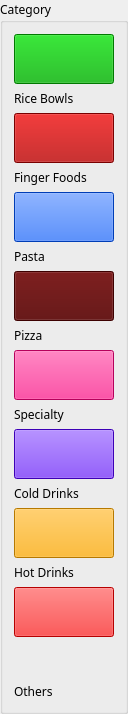
               <widget class="QGroupBox" name="groupBox_OrderCategory">
                <property name="maximumSize">
                 <size>
                  <width>125</width>
                  <height>16777215</height>
                 </size>
                </property>
                <property name="font">
                 <font>
                  <family>Kozuka Gothic Pr6N B</family>
                 </font>
                </property>
                <property name="title">
                 <string>Category</string>
                </property>
                <layout class="QGridLayout" name="gridLayout_13">
                 <item row="8" column="0">
                  <widget class="QPushButton" name="pushButton_OrderSpecialty">
                   <property name="minimumSize">
                    <size>
                     <width>100</width>
                     <height>50</height>
                    </size>
                   </property>
                   <property name="maximumSize">
                    <size>
                     <width>100</width>
                     <height>16777215</height>
                    </size>
                   </property>
                   <property name="font">
                    <font>
                     <family>Kozuka Gothic Pr6N B</family>
                     <underline>true</underline>
                    </font>
                   </property>
                   <property name="styleSheet">
                    <string notr="true">background-color: rgb(255, 0, 127);</string>
                   </property>
                   <property name="text">
                    <string/>
                   </property>
                   <property name="icon">
                    <iconset>
                     <activeon>:/restaurant.png</activeon>
                    </iconset>
                   </property>
                   <property name="iconSize">
                    <size>
                     <width>32</width>
                     <height>32</height>
                    </size>
                   </property>
                  </widget>
                 </item>
                 <item row="10" column="0">
                  <widget class="QPushButton" name="pushButton_OrderColdDrinks">
                   <property name="minimumSize">
                    <size>
                     <width>100</width>
                     <height>50</height>
                    </size>
                   </property>
                   <property name="maximumSize">
                    <size>
                     <width>100</width>
                     <height>16777215</height>
                    </size>
                   </property>
                   <property name="font">
                    <font>
                     <family>Kozuka Gothic Pr6N B</family>
                     <underline>true</underline>
                    </font>
                   </property>
                   <property name="styleSheet">
                    <string notr="true">background-color: rgb(85, 0, 255);</string>
                   </property>
                   <property name="text">
                    <string/>
                   </property>
                   <property name="icon">
                    <iconset>
                     <activeon>:/frappe.png</activeon>
                    </iconset>
                   </property>
                   <property name="iconSize">
                    <size>
                     <width>32</width>
                     <height>32</height>
                    </size>
                   </property>
                  </widget>
                 </item>
                 <item row="12" column="0">
                  <widget class="QPushButton" name="pushButton_OrderHotDrinks">
                   <property name="minimumSize">
                    <size>
                     <width>100</width>
                     <height>50</height>
                    </size>
                   </property>
                   <property name="maximumSize">
                    <size>
                     <width>100</width>
                     <height>16777215</height>
                    </size>
                   </property>
                   <property name="font">
                    <font>
                     <family>Kozuka Gothic Pr6N B</family>
                     <underline>true</underline>
                    </font>
                   </property>
                   <property name="styleSheet">
                    <string notr="true">background-color: rgb(255, 170, 0);</string>
                   </property>
                   <property name="text">
                    <string/>
                   </property>
                   <property name="icon">
                    <iconset>
                     <activeon>:/tea-cup.png</activeon>
                    </iconset>
                   </property>
                   <property name="iconSize">
                    <size>
                     <width>32</width>
                     <height>32</height>
                    </size>
                   </property>
                  </widget>
                 </item>
                 <item row="14" column="0">
                  <widget class="QPushButton" name="pushButton_OrderOthers">
                   <property name="minimumSize">
                    <size>
                     <width>100</width>
                     <height>50</height>
                    </size>
                   </property>
                   <property name="maximumSize">
                    <size>
                     <width>100</width>
                     <height>16777215</height>
                    </size>
                   </property>
                   <property name="font">
                    <font>
                     <family>Kozuka Gothic Pr6N B</family>
                     <underline>true</underline>
                    </font>
                   </property>
                   <property name="styleSheet">
                    <string notr="true">background-color: rgb(255, 0, 0);</string>
                   </property>
                   <property name="text">
                    <string/>
                   </property>
                   <property name="icon">
                    <iconset>
                     <activeon>:/steak.png</activeon>
                    </iconset>
                   </property>
                   <property name="iconSize">
                    <size>
                     <width>32</width>
                     <height>32</height>
                    </size>
                   </property>
                  </widget>
                 </item>
                 <item row="0" column="0">
                  <widget class="QPushButton" name="pushButton_OrderRiceBowls">
                   <property name="minimumSize">
                    <size>
                     <width>100</width>
                     <height>50</height>
                    </size>
                   </property>
                   <property name="maximumSize">
                    <size>
                     <width>100</width>
                     <height>16777215</height>
                    </size>
                   </property>
                   <property name="font">
                    <font>
                     <family>Kozuka Gothic Pr6N B</family>
                     <underline>true</underline>
                    </font>
                   </property>
                   <property name="styleSheet">
                    <string notr="true">background-color: rgb(0, 170, 0);</string>
                   </property>
                   <property name="text">
                    <string/>
                   </property>
                   <property name="icon">
                    <iconset>
                     <activeon>:/chinese-food.png</activeon>
                    </iconset>
                   </property>
                   <property name="iconSize">
                    <size>
                     <width>32</width>
                     <height>32</height>
                    </size>
                   </property>
                  </widget>
                 </item>
                 <item row="6" column="0">
                  <widget class="QPushButton" name="pushButton_OrderPizza">
                   <property name="minimumSize">
                    <size>
                     <width>100</width>
                     <height>50</height>
                    </size>
                   </property>
                   <property name="maximumSize">
                    <size>
                     <width>100</width>
                     <height>16777215</height>
                    </size>
                   </property>
                   <property name="font">
                    <font>
                     <family>Kozuka Gothic Pr6N B</family>
                     <underline>true</underline>
                    </font>
                   </property>
                   <property name="styleSheet">
                    <string notr="true">background-color: rgb(85, 0, 0);</string>
                   </property>
                   <property name="text">
                    <string/>
                   </property>
                   <property name="icon">
                    <iconset>
                     <activeon>:/pizza.png</activeon>
                    </iconset>
                   </property>
                   <property name="iconSize">
                    <size>
                     <width>32</width>
                     <height>32</height>
                    </size>
                   </property>
                  </widget>
                 </item>
                 <item row="2" column="0">
                  <widget class="QPushButton" name="pushButton_OrderFingerFoods">
                   <property name="minimumSize">
                    <size>
                     <width>100</width>
                     <height>50</height>
                    </size>
                   </property>
                   <property name="maximumSize">
                    <size>
                     <width>100</width>
                     <height>16777215</height>
                    </size>
                   </property>
                   <property name="font">
                    <font>
                     <family>Kozuka Gothic Pr6N B</family>
                     <underline>true</underline>
                    </font>
                   </property>
                   <property name="styleSheet">
                    <string notr="true">background-color: rgb(170, 0, 0);</string>
                   </property>
                   <property name="text">
                    <string/>
                   </property>
                   <property name="icon">
                    <iconset>
                     <activeon>:/fries.png</activeon>
                    </iconset>
                   </property>
                   <property name="iconSize">
                    <size>
                     <width>32</width>
                     <height>32</height>
                    </size>
                   </property>
                  </widget>
                 </item>
                 <item row="15" column="0">
                  <spacer name="verticalSpacer">
                   <property name="font">
                    <font>
                     <family>MS Shell Dlg 2</family>
                    </font>
                   </property>
                   <property name="orientation">
                    <enum>Qt::Vertical</enum>
                   </property>
                   <property name="sizeHint" stdset="0">
                    <size>
                     <width>20</width>
                     <height>40</height>
                    </size>
                   </property>
                  </spacer>
                 </item>
                 <item row="4" column="0">
                  <widget class="QPushButton" name="pushButton_OrderPasta">
                   <property name="minimumSize">
                    <size>
                     <width>100</width>
                     <height>50</height>
                    </size>
                   </property>
                   <property name="maximumSize">
                    <size>
                     <width>100</width>
                     <height>16777215</height>
                    </size>
                   </property>
                   <property name="font">
                    <font>
                     <family>Kozuka Gothic Pr6N B</family>
                     <underline>true</underline>
                    </font>
                   </property>
                   <property name="styleSheet">
                    <string notr="true">background-color: rgb(0, 85, 255);</string>
                   </property>
                   <property name="text">
                    <string/>
                   </property>
                   <property name="icon">
                    <iconset>
                     <activeon>:/pasta.png</activeon>
                    </iconset>
                   </property>
                   <property name="iconSize">
                    <size>
                     <width>32</width>
                     <height>32</height>
                    </size>
                   </property>
                  </widget>
                 </item>
                 <item row="3" column="0">
                  <widget class="QLabel" name="label_12">
                   <property name="frameShape">
                    <enum>QFrame::NoFrame</enum>
                   </property>
                   <property name="frameShadow">
                    <enum>QFrame::Sunken</enum>
                   </property>
                   <property name="text">
                    <string>Finger Foods</string>
                   </property>
                  </widget>
                 </item>
                 <item row="1" column="0">
                  <widget class="QLabel" name="label_5">
                   <property name="frameShape">
                    <enum>QFrame::NoFrame</enum>
                   </property>
                   <property name="frameShadow">
                    <enum>QFrame::Sunken</enum>
                   </property>
                   <property name="text">
                    <string>Rice Bowls</string>
                   </property>
                  </widget>
                 </item>
                 <item row="11" column="0">
                  <widget class="QLabel" name="label_22">
                   <property name="frameShape">
                    <enum>QFrame::NoFrame</enum>
                   </property>
                   <property name="frameShadow">
                    <enum>QFrame::Sunken</enum>
                   </property>
                   <property name="text">
                    <string>Cold Drinks</string>
                   </property>
                  </widget>
                 </item>
                 <item row="9" column="0">
                  <widget class="QLabel" name="label_21">
                   <property name="frameShape">
                    <enum>QFrame::NoFrame</enum>
                   </property>
                   <property name="frameShadow">
                    <enum>QFrame::Sunken</enum>
                   </property>
                   <property name="text">
                    <string>Specialty</string>
                   </property>
                  </widget>
                 </item>
                 <item row="13" column="0">
                  <widget class="QLabel" name="label_23">
                   <property name="frameShape">
                    <enum>QFrame::NoFrame</enum>
                   </property>
                   <property name="frameShadow">
                    <enum>QFrame::Sunken</enum>
                   </property>
                   <property name="text">
                    <string>Hot Drinks</string>
                   </property>
                  </widget>
                 </item>
                 <item row="7" column="0">
                  <widget class="QLabel" name="label_14">
                   <property name="frameShape">
                    <enum>QFrame::NoFrame</enum>
                   </property>
                   <property name="frameShadow">
                    <enum>QFrame::Sunken</enum>
                   </property>
                   <property name="text">
                    <string>Pizza</string>
                   </property>
                  </widget>
                 </item>
                 <item row="5" column="0">
                  <widget class="QLabel" name="label_13">
                   <property name="frameShape">
                    <enum>QFrame::NoFrame</enum>
                   </property>
                   <property name="frameShadow">
                    <enum>QFrame::Sunken</enum>
                   </property>
                   <property name="text">
                    <string>Pasta</string>
                   </property>
                  </widget>
                 </item>
                 <item row="16" column="0">
                  <widget class="QLabel" name="label_24">
                   <property name="frameShape">
                    <enum>QFrame::NoFrame</enum>
                   </property>
                   <property name="frameShadow">
                    <enum>QFrame::Sunken</enum>
                   </property>
                   <property name="text">
                    <string>Others</string>
                   </property>
                  </widget>
                 </item>
                </layout>
               </widget>
